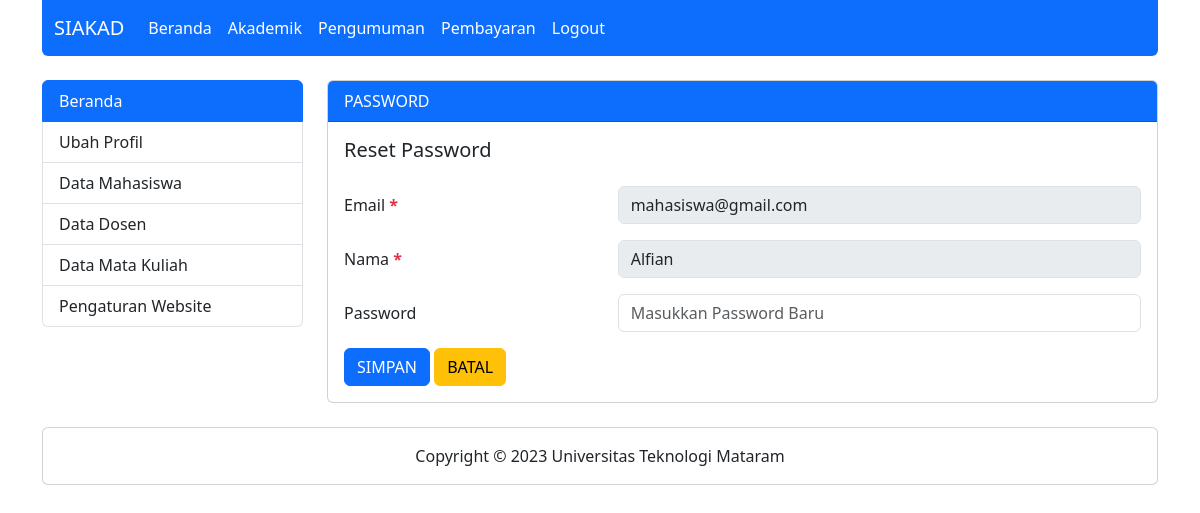
Before: /beranda.php?page=pwreset&&email=mahasiswa@gmail.com (signed in) with the older database file.
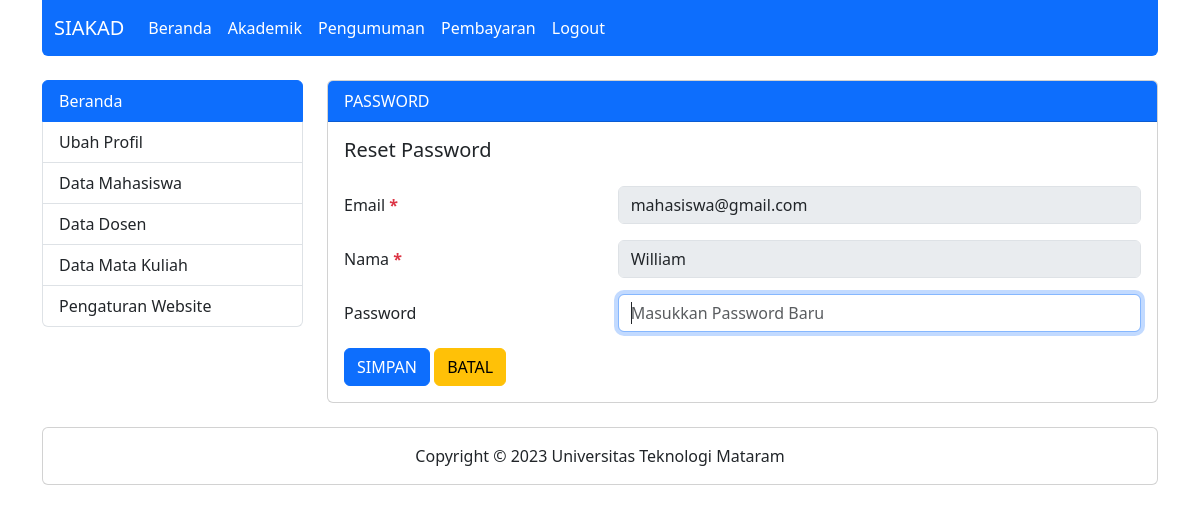
After: the same page with the newer database file.
### tables this page shows
CREATE TABLE `tb_user` (
  `email` char(255) NOT NULL,
  `password` varchar(255) NOT NULL,
  `level` varchar(255) NOT NULL,
  `nama_lengkap` varchar(255) NOT NULL
);

### pwreset.php (the view, shortened to what this page needs)
<div class="card">
    <div class="card-header text-bg-primary fw-medium">
        PASSWORD
    </div>
    <div class="card-body">
        <div class="d-flex gap-2 alig-items-center mb-4">
            <h5 class="card-title my-auto">Reset Password</h5>
        </div>
        <?php
        include 'koneksi.php';
        if (isset($_GET['email'])) {
            $email = $_GET['email'];
            $profil = mysqli_query($koneksi, "SELECT * FROM tb_user WHERE email='$email'");
            $hasil = mysqli_fetch_array($profil);
        } else {
            header('Location: beranda.php');
        }
        ?>
        <form action="" method="POST">
            <div class="row mb-3">
                <label for="email" class="col-sm-4 col-form-label">Email <strong class="text-danger">*</strong></label>
                <div class="col-sm-8">
                    <input type="email" class="form-control" id="email" name="email" value="<?php echo $hasil['email']; ?>" disabled required>
                </div>
            </div>
            <div class="row mb-3">
                <label for="nama_lengkap" class="col-sm-4 col-form-label">Nama <strong class="text-danger">*</strong></label>
                <div class="col-sm-8">
                    <input type="text" class="form-control" id="nama_lengkap" name="nama_lengkap" value="<?php echo $hasil['nama_lengkap']; ?>" disabled required>
                </div>
            </div>
            <div class="row mb-3">
                <label for="password" class="col-sm-4 col-form-label">Password</label>
                <div class="col-sm-8">
                    <input type="password" class="form-control" id="password" name="password" value="" placeholder="Masukkan Password Baru" autofocus required>
                </div>
            </div>
            <input type="submit" name="simpan" value="SIMPAN" class="btn btn-primary">
            <a href="beranda.php" class="btn btn-warning">BATAL</a>
        </form>
    </div>
</div>

Changed rows visible on the page:
changed tb_user "mahasiswa@gmail.com": nama_lengkap "Alfian" → "William"
